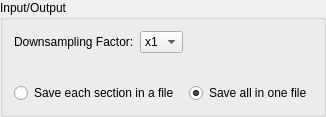
        <widget class="QGroupBox" name="groupBox_3">
         <property name="sizePolicy">
          <sizepolicy hsizetype="Expanding" vsizetype="MinimumExpanding">
           <horstretch>0</horstretch>
           <verstretch>0</verstretch>
          </sizepolicy>
         </property>
         <property name="title">
          <string>Input/Output</string>
         </property>
         <layout class="QGridLayout" name="gridLayout_6">
          <item row="0" column="0">
           <widget class="QLabel" name="label_5">
            <property name="sizePolicy">
             <sizepolicy hsizetype="Fixed" vsizetype="Preferred">
              <horstretch>0</horstretch>
              <verstretch>0</verstretch>
             </sizepolicy>
            </property>
            <property name="toolTip">
             <string>Downsample the data before computing</string>
            </property>
            <property name="text">
             <string>Downsampling Factor:</string>
            </property>
            <property name="scaledContents">
             <bool>true</bool>
            </property>
           </widget>
          </item>
          <item row="0" column="1">
           <widget class="QComboBox" name="comboDS">
            <item>
             <property name="text">
              <string>x1</string>
             </property>
            </item>
            <item>
             <property name="text">
              <string>x2</string>
             </property>
            </item>
            <item>
             <property name="text">
              <string>x4</string>
             </property>
            </item>
            <item>
             <property name="text">
              <string>x8</string>
             </property>
            </item>
           </widget>
          </item>
          <item row="1" column="0" colspan="3">
           <widget class="AwSelectInputDataWidget" name="widgetInputData" native="true">
            <property name="sizePolicy">
             <sizepolicy hsizetype="Expanding" vsizetype="Expanding">
              <horstretch>0</horstretch>
              <verstretch>0</verstretch>
             </sizepolicy>
            </property>
            <layout class="QGridLayout" name="gridLayout_4"/>
           </widget>
          </item>
          <item row="2" column="0" colspan="2">
           <widget class="QRadioButton" name="radioButton">
            <property name="text">
             <string>Save each section in a file</string>
            </property>
           </widget>
          </item>
          <item row="2" column="2">
           <widget class="QRadioButton" name="radioSaveInOneFile">
            <property name="text">
             <string>Save all in one file</string>
            </property>
            <property name="checked">
             <bool>true</bool>
            </property>
           </widget>
          </item>
         </layout>
        </widget>
